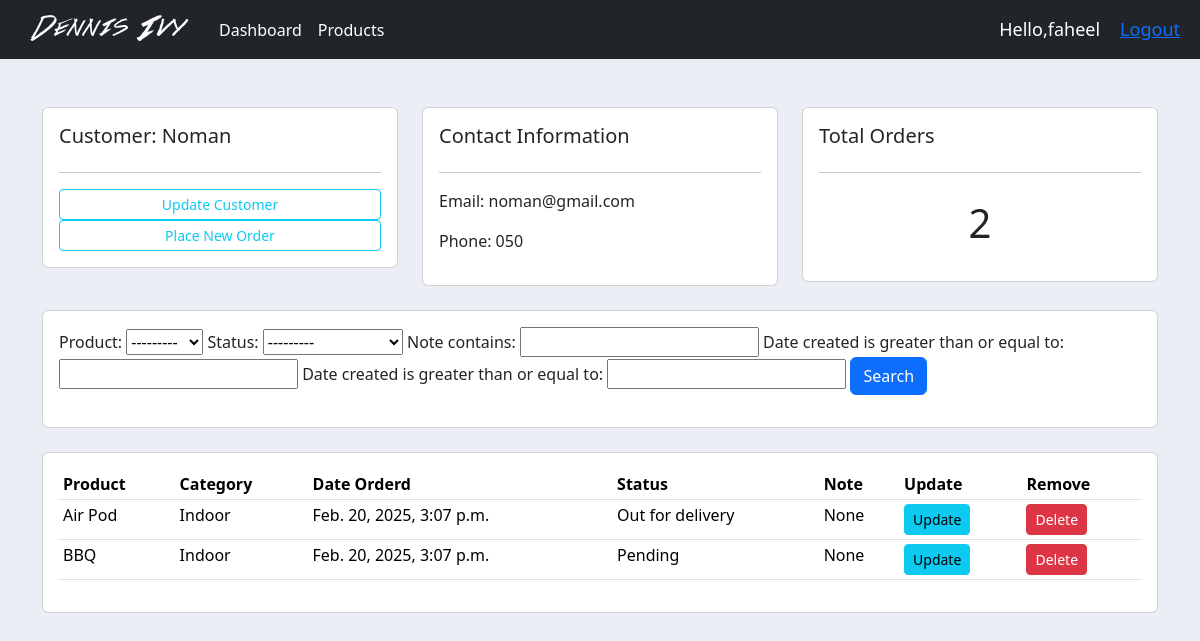
Screenshot of /customer/2/ (signed in) with the database file from the repository.
### accounts/models.py (models this page shows, shortened)
class Customer(models.Model):
	user = models.OneToOneField(User, null=True, blank=True, on_delete=models.CASCADE)
	name = models.CharField(max_length=200, null=True)
	phone = models.CharField(max_length=18, null=True)
	email = models.CharField(max_length=18, null=True)
	date_created = models.DateField(auto_now_add=True, null=True)
	profile_pic = models.ImageField(default="Profile_Sample.png", null=True, blank=True)

class Order(models.Model):
	STATUS = (
			('Pending', 'Pending'),
			('Out for delivery', 'Out for delivery'),
			('Delivered', 'Delivered'),
			)
	customer = models.ForeignKey(Customer, on_delete= models.SET_NULL, null=True)
	product = models.ForeignKey(Product, on_delete= models.SET_NULL, null=True)
	date_created = models.DateTimeField(auto_now_add=True, null=True, blank=True)
	status = models.CharField(max_length=200, null=True, choices=STATUS)
	note = models.CharField(max_length=200, null=True)

class Product(models.Model):
	CATEGORY = (
			('Indoor', 'Indoor'),
			('Out Door', 'Out Door'),
			)
	name = models.CharField(max_length=200, null=True)
	price = models.FloatField(null=True)
	category = models.CharField(max_length=200, null=True, choices=CATEGORY)
	description = models.TextField()
	date_created = models.DateTimeField(auto_now_add=True, null=True, blank=True)
	def __str__(self):
		return self.name

### accounts/decorators.py (the view)
        def wrapper_func(request, *args, **kwargs):
            group = None
            if request.user.groups.exists():
                group = request.user.groups.all()[0].name
            if group in allowed_roles:
                print('working:', allowed_roles,group)
                return view_func(request, *args, **kwargs)
            else:
               return HttpResponse('You are not authorised to view this page!')

### accounts/views.py (called while the page is built)
@login_required(login_url='login')
@allowed_user(allowed_roles=['admin'])
def customer(request,pk):
   customer = Customer.objects.get(id = pk)
   orders = customer.order_set.all()
   order_count = orders.count()
   orderFilter = OrderFilter(request.GET, queryset=orders)
   orders = orderFilter.qs
   context = {'customer':customer, 'orders': orders, 'order_count':order_count, 'orderFilter': orderFilter}
   return render(request, 'accounts/customer.html', context)

### accounts/templates/accounts/customer.html
{% extends "base.html" %}
{% block content %}
<div class='container mt-5'>
    <div class="row">
        <div class="col-md">
            <div class="card card-body">
                <h5>Customer: {{customer.name}}</h5>
                <hr>
                <a class="btn btn-outline-info  btn-sm btn-block" href="">Update Customer</a>
                <a class="btn btn-outline-info  btn-sm btn-block" href="{%url 'create_order' customer.id %}">Place New Order</a>
            </div>
        </div>
        <div class="col-md">
            <div class="card card-body">
                <h5>Contact Information</h5>
                <hr>
                <p>Email:  {{customer.email}}</p>
                <p>Phone:  {{customer.phone}}</p>
            </div>
        </div>
        <div class="col-md">
            <div class="card card-body">
                <h5>Total Orders</h5>
                <hr>
                <h1 style="text-align: center;padding: 10px">{{order_count}}</h1>
            </div>
        </div>
    </div>
    <br>
    <div class="row">
        <div class="col">
            <div class="card card-body">
                <form method="get">
                    {{orderFilter.form}}
                    <button class="btn btn-primary" type="submit">Search</button>
                  </form>
            </div>
        </div>
    </div>
    <br>
    <div class="row">
        <div class="col-md">
            <div class="card card-body">
                <table class="table table-sm">
                    <tr>
                        <th>Product</th>
                        <th>Category</th>
                        <th>Date Orderd</th>
                        <th>Status</th>
                        <th>Note</th>
                        <th>Update</th>
                        <th>Remove</th>
                    </tr>
                    {% for order in orders %}
					<tr>
						<td>{{order.product}}</td>
						<td>{{order.product.category}}</td>
						<td>{{order.date_created}}</td>
						<td>{{order.status}}</td>
						<td>{{order.note}}</td>
						<td><a class="btn btn-sm btn-info" href="{% url 'update_order' order.id%}">Update</a></td>
						<td><a class="btn btn-sm btn-danger" href="{% url 'delete_order' order.id%}">Delete</a></td>
					</tr>
				{% endfor %}
                </table>
            </div>
        </div>
    </div>
</div>
{% endblock %}

### accounts/templates/accounts/navbar.html (shortened to what this page needs)
{% load static %}
<nav class="navbar navbar-expand-lg navbar-dark bg-dark">
    <div class="container-fluid" href="/">
        <img src="{% static 'images/logo.png' %}">
      <div class="collapse navbar-collapse" id="navbarSupportedContent">
        <ul class="navbar-nav me-auto mb-2 mb-lg-0">
          {% if request.user.is_staff %}
          <li class="nav-item">
            <a class="nav-link active" aria-current="page" href="{% url 'home' %}">Dashboard</a>
          </li>
          <li class="nav-item">
            <a class="nav-link active" aria-current="page" href="{% url 'products'%}">Products</a>
          </li>
         {% endif %}
        </ul>
      </div>
    </div>
    <span id="hello_msg">Hello,{{request.user}} </span>
    <span id="hello_msg"><a href="{% url 'logout' %}">Logout </a></span>
 </nav>

### static/css/main.css (style rules this page uses)
body { background-color: #ebeff5; }

### accounts/templates/accounts/navbar.html (style rules this page uses)
#hello_msg { font-size: 18px; color: #fff; margin-right: 20px; }

### rows the page displays
Customer: name "Noman", email "noman@gmail.com", phone "050"
Order: product "Air Pod", product.category "Indoor", date_created "Feb. 20, 2025, 3:07 p.m.", status "Out for delivery", note "None"
Order: product "BBQ", product.category "Indoor", date_created "Feb. 20, 2025, 3:07 p.m.", status "Pending", note "None"

### other values shown
{{ request.user }} "faheel"
{{ order_count }} "2"
